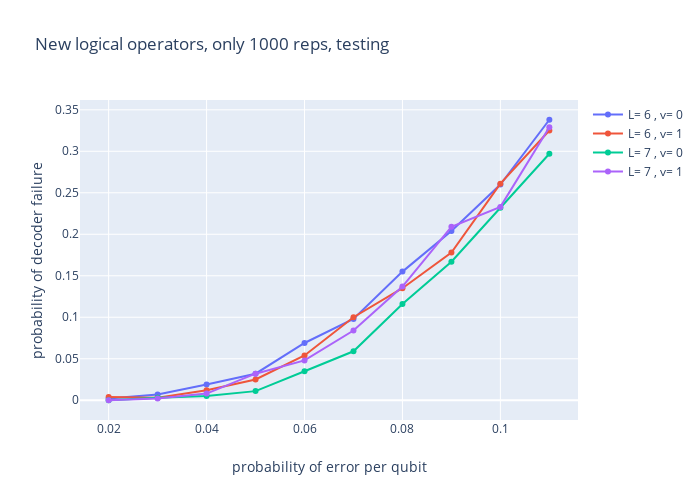

Notebook source saved alongside this figure:
### Code cell
x = np.arange(0.02, 0.12, 0.01)
y = {(6, 0): [0.002, 0.007, 0.019, 0.032, 0.069, 0.098, 0.155, 0.204, 0.26, 0.338], (6, 1): [0.004, 0.003, 0.012, 0.025, 0.054, 0.1, 0.135, 0.178, 0.261, 0.325], (7, 0): [0.0, 0.003, 0.005, 0.011, 0.035, 0.059, 0.116, 0.167, 0.232, 0.297], (7, 1): [0.0, 0.002, 0.008, 0.032, 0.048, 0.084, 0.137, 0.209, 0.233, 0.329]}
plot_plotly_both(x, y, [6, 7], [0, 1], 'New logical operators, only 1000 reps, testing')

### Figure 1 — Plotly figure (JSON) as saved in the notebook; plotly's stock layout.template omitted (floating-point values rounded to 4 significant figures)
{"data": [{"mode": "lines+markers", "name": "L= 6 , v= 0", "type": "scatter", "x": [0.02, 0.03, 0.04, 0.05, 0.06, 0.07, 0.08, 0.09, 0.1, 0.11], "y": [0.002, 0.007, 0.019, 0.032, 0.069, 0.098, 0.155, 0.204, 0.26, 0.338]}, {"mode": "lines+markers", "name": "L= 6 , v= 1", "type": "scatter", "x": [0.02, 0.03, 0.04, 0.05, 0.06, 0.07, 0.08, 0.09, 0.1, 0.11], "y": [0.004, 0.003, 0.012, 0.025, 0.054, 0.1, 0.135, 0.178, 0.261, 0.325]}, {"mode": "lines+markers", "name": "L= 7 , v= 0", "type": "scatter", "x": [0.02, 0.03, 0.04, 0.05, 0.06, 0.07, 0.08, 0.09, 0.1, 0.11], "y": [0, 0.003, 0.005, 0.011, 0.035, 0.059, 0.116, 0.167, 0.232, 0.297]}, {"mode": "lines+markers", "name": "L= 7 , v= 1", "type": "scatter", "x": [0.02, 0.03, 0.04, 0.05, 0.06, 0.07, 0.08, 0.09, 0.1, 0.11], "y": [0, 0.002, 0.008, 0.032, 0.048, 0.084, 0.137, 0.209, 0.233, 0.329]}], "layout": {"autosize": false, "height": 500, "title": {"text": "New logical operators, only 1000 reps, testing"}, "width": 700, "xaxis": {"title": {"text": "probability of error per qubit"}}, "yaxis": {"title": {"text": "probability of decoder failure"}}}}
